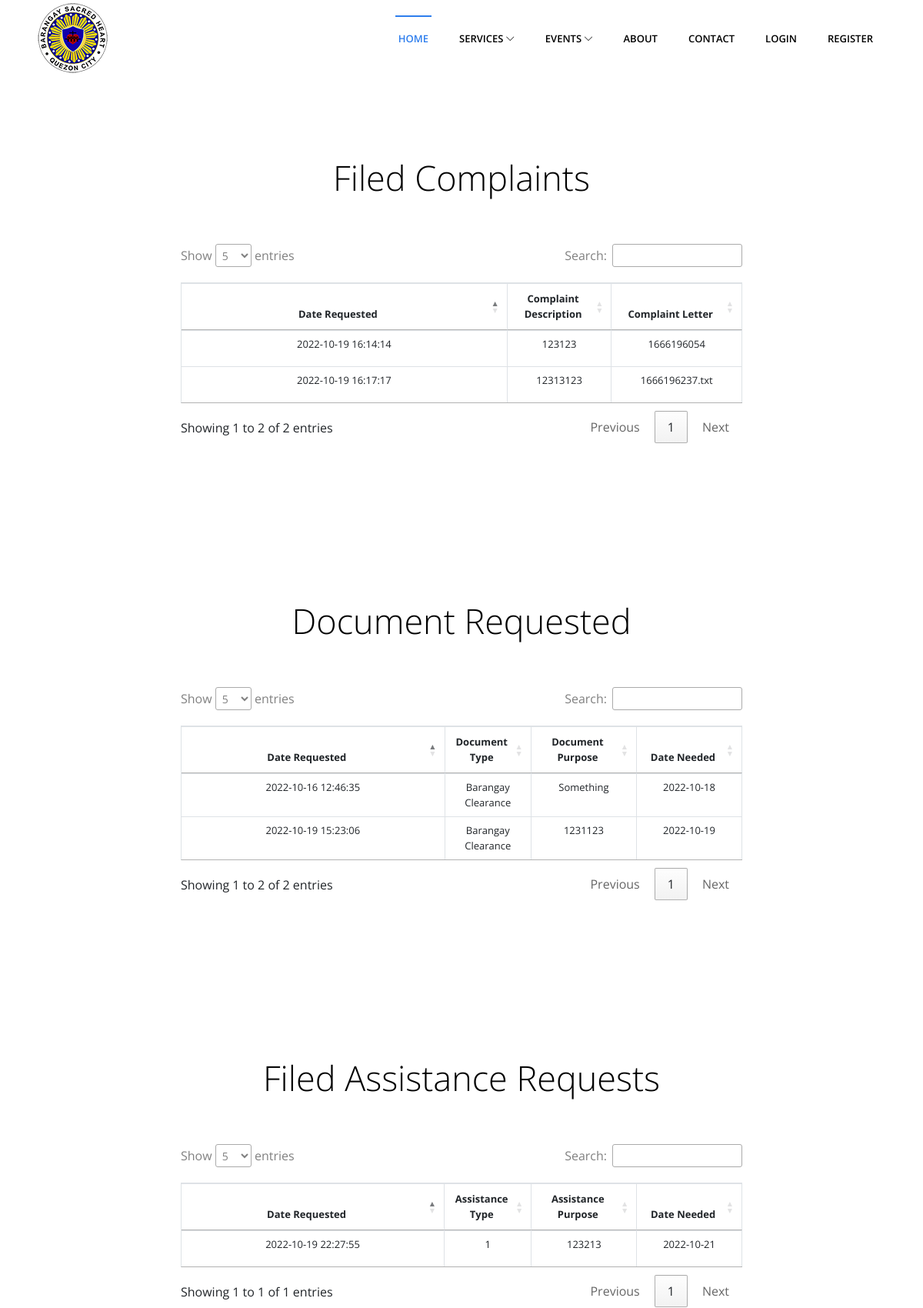
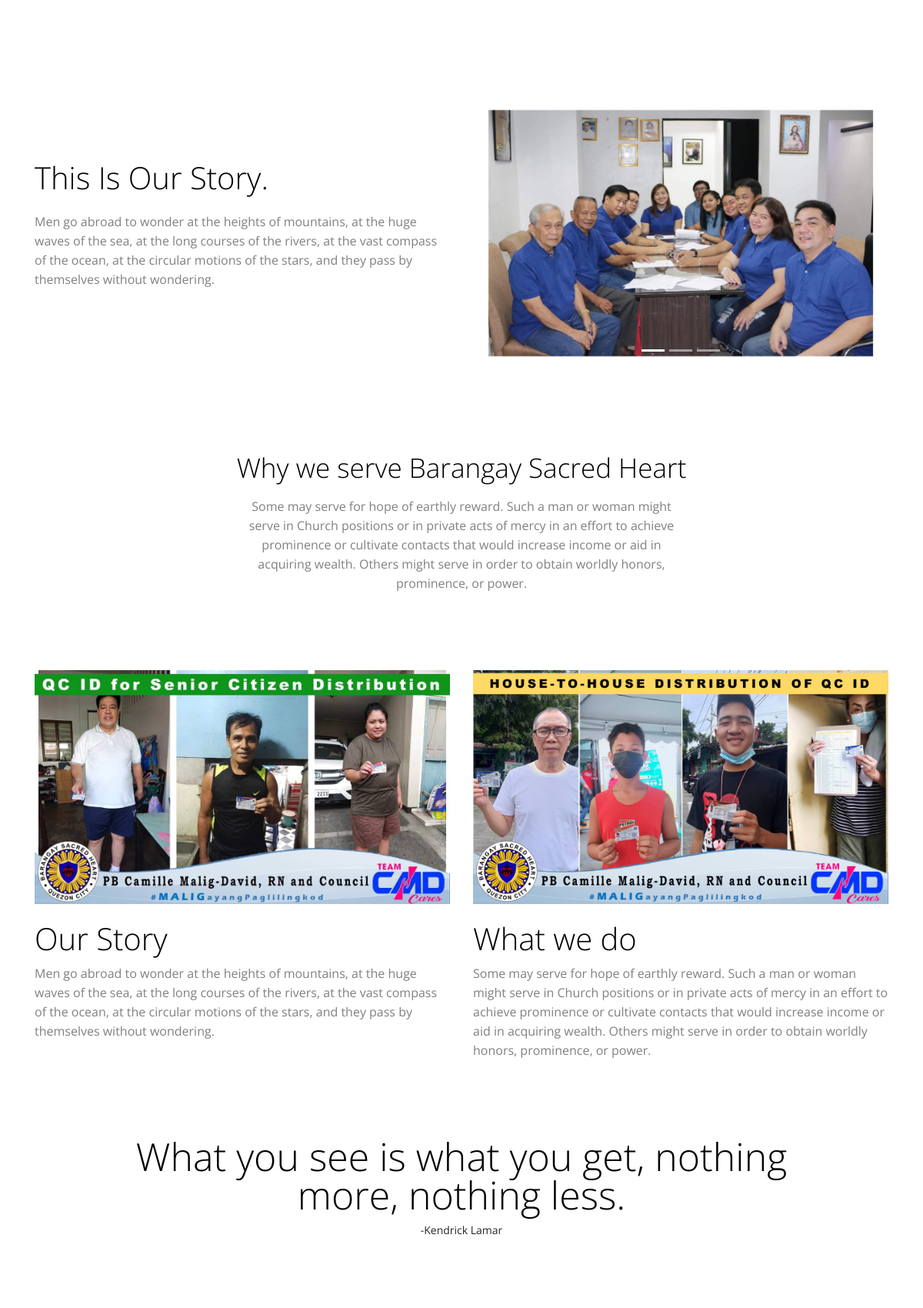
Page /index.php/home/my_info (upper part) on the committed database (2 pictures, top to bottom).
### tables this page shows
CREATE TABLE `tbl_complaints` (
  `complaint_id` int(11) NOT NULL,
  `user_id` int(11) NOT NULL,
  `complaint_description` varchar(250) NOT NULL,
  `complaint_letter` varchar(500) NOT NULL,
  `date_created` timestamp NOT NULL DEFAULT current_timestamp() ON UPDATE current_timestamp()
);

CREATE TABLE `tbl_requests` (
  `request_id` int(11) NOT NULL,
  `user_id` int(11) NOT NULL,
  `document_type` varchar(250) NOT NULL,
  `document_purpose` varchar(1000) NOT NULL,
  `date_needed` varchar(100) NOT NULL,
  `date_created` timestamp NOT NULL DEFAULT current_timestamp() ON UPDATE current_timestamp()
);

CREATE TABLE `tbl_assistance` (
  `assistance_id` int(11) NOT NULL,
  `user_id` int(11) NOT NULL,
  `assistance_type` varchar(100) NOT NULL,
  `assistance_purpose` varchar(1000) NOT NULL,
  `date_needed` varchar(100) NOT NULL,
  `date_created` timestamp NOT NULL DEFAULT current_timestamp() ON UPDATE current_timestamp()
);

### application/controllers/Home.php (called while the page is built, shortened)
<?php
class Home extends CI_Controller {
	public function my_info(){
		if($this->session->userdata('usertype') == 1)
		{
			$error = "Register or Login First";
			$this->session->set_userdata('error' , $error);
			redirect('/home', 'refresh');
		}
		else
		{
			$newdata = array(
				'user_id'  => $this->session->userdata('user_id'),
				'username'  => $this->session->userdata('username'),
				'usertype'  => $this->session->userdata('usertype'),
				'email'     => $this->session->userdata('email'),
				'logged_in' => $this->session->userdata('logged_in')
			);
			$info = $this->user_model->users_retrieve($this->session->userdata('user_id'));
			$data['profile'] = array(
				'user_id' => $info[0]->user_id,
				'username' => $info[0]->username,
				'password' => $info[0]->password,
				'usertype' => $info[0]->usertype,
				'email' => $info[0]->email,
				'fname' => $info[0]->fname,
				'mname' => $info[0]->mname,
				'lname' => $info[0]->lname,
				'address' => $info[0]->address,
				'contact' => $info[0]->contact,
				'userfile' => $info[0]->userfile,
				'approved' => $info[0]->approved,
				'date_created' => $info[0]->date_created
			);
			$data['user'] = $newdata;
			$data['error'] = $this->session->userdata('error');
			$data['success'] = $this->session->userdata('success');
			$data['complaints'] = $this->complaints_model->complaint_retrieve($this->session->userdata('user_id'));
			$data['requests'] = $this->requests_model->request_retrieve($this->session->userdata('user_id'));
			$data['assistance'] = $this->assistance_model->assistance_retrieve($this->session->userdata('user_id'));
			$this->load->view('plus/header', $data);
			$this->load->view('my_info', $data);
			$this->load->view('plus/footer', $data);
			$this->session->unset_userdata('error');
			$this->session->unset_userdata('success');
		}
	}
}

### index.php (called while the page is built, shortened)
<?php
require_once BASEPATH.'core/CodeIgniter.php';

### application/models/Complaints_model.php (called while the page is built, shortened)
<?php
class Complaints_model extends CI_Model {
		public function complaint_retrieve($id = null){
            $query = $this->db->get('tbl_complaints');
            return $query->result();
		}
    }
?>

### application/models/Requests_model.php (called while the page is built, shortened)
<?php
class Requests_model extends CI_Model {
		public function request_retrieve($id = null){
            $query = $this->db->get('tbl_requests');
            return $query->result();
		}
    }
?>

### application/models/Assistance_model.php (called while the page is built, shortened)
<?php
class Assistance_model extends CI_Model {
		public function assistance_retrieve($id = null){
            $query = $this->db->get('tbl_assistance');
            return $query->result();
		}
  }
?>

### application/views/my_info.php (the view, shortened to what this page needs)
<section class="section page-title">
	<div class="container">
		<div class="row">
			<div class="col-sm-8 m-auto">
				<h1>Filed Complaints</h1>
				<br> <br>
				<table id="myTable" class="table table-hover table-bordered results" style="font-size: 13px;" width="100%">
				  <thead>
					<tr>
					  <th class="col-md-5 col-xs-5 text-center">Date Requested</th>
					  <th class="col-md-1 col-xs-2 text-center">Complaint Description</th>
					  <th class="col-md-2 col-xs-2 text-center">Complaint Letter</th>
					</tr>
				  </thead>
				  <tbody>
					<?php foreach($complaints as $complaint) { ?>
					<tr>
						<td style="height: 30px;" class="text-center"><?php echo $complaint->date_created; ?></td>
						<td style="height: 30px;" class="text-center"><?php echo $complaint->complaint_description; ?></td>
						<td style="height: 30px;" class="text-center"><a href="<?php echo base_url() . $complaint->complaint_letter; ?>"><?php echo $complaint->complaint_letter; ?></a></td>
					</tr>
					<?php } ?>
				  </tbody>
				</table>
			</div>
		</div>
	</div>
</section>
<section class="section page-title">
	<div class="container">
		<div class="row">
			<div class="col-sm-8 m-auto">
				<h1>Document Requested</h1>
				<br> <br>
				<table id="myTable1" class="table table-hover table-bordered results" style="font-size: 13px;" width="100%">
				  <thead>
					<tr>
					  <th class="col-md-5 col-xs-5 text-center">Date Requested</th>
					  <th class="col-md-1 col-xs-2 text-center">Document Type</th>
					  <th class="col-md-2 col-xs-2 text-center">Document Purpose</th>
					  <th class="col-md-2 col-xs-2 text-center">Date Needed</th>
					</tr>
				  </thead>
				  <tbody>
					<?php foreach($requests as $request) { ?>
					<tr>
						<td style="height: 30px;" class="text-center"><?php echo $request->date_created; ?></td>
						<td style="height: 30px;" class="text-center"><?php echo $request->document_type; ?></td>
						<td style="height: 30px;" class="text-center"><?php echo $request->document_purpose; ?></td>
						<td style="height: 30px;" class="text-center"><?php echo $request->date_needed; ?></td>
					</tr>
					<?php } ?>
				  </tbody>
				</table>
			</div>
		</div>
	</div>
</section>
<section class="section page-title">
	<div class="container">
		<div class="row">
			<div class="col-sm-8 m-auto">
				<h1>Filed Assistance Requests</h1>
				<br> <br>
				<table id="myTable2" class="table table-hover table-bordered results" style="font-size: 13px;" width="100%">
				  <thead>
					<tr>
					  <th class="col-md-5 col-xs-5 text-center">Date Requested</th>
					  <th class="col-md-1 col-xs-2 text-center">Assistance Type</th>
					  <th class="col-md-2 col-xs-2 text-center">Assistance Purpose</th>
					  <th class="col-md-2 col-xs-2 text-center">Date Needed</th>
					</tr>
				  </thead>
				  <tbody>
					<?php foreach($assistance as $assist) { ?>
					<tr>
						<td style="height: 30px;" class="text-center"><?php echo $assist->date_created; ?></td>
						<td style="height: 30px;" class="text-center"><?php echo $assist->assistance_type; ?></td>
						<td style="height: 30px;" class="text-center"><?php echo $assist->assistance_purpose; ?></td>
						<td style="height: 30px;" class="text-center"><?php echo $assist->date_needed; ?></td>
					</tr>
					<?php } ?>
				  </tbody>
				</table>
			</div>
		</div>
	</div>
</section>
<section class="section about p-0">
	<div class="container">
		<div class="row">
			<div class="col-lg-6 align-self-center">
				<div class="content text-center text-lg-left">
					<h2>This is our story.</h2>
					<p>Men go abroad to wonder at the heights of mountains,
					at the huge waves of the sea, at the long courses of the rivers,
					at the vast compass of the ocean, at the circular motions of the stars,
					and they pass by themselves without wondering.</p>
				</div>
			</div>
			<div id="carouselOfficial" class="col-lg-6 mt-4 carousel slide" data-ride="carousel">
				<ol class="carousel-indicators">
					<li data-target="#carouselOfficial" data-slide-to="0" class="active"></li>
					<li data-target="#carouselOfficial" data-slide-to="1"></li>
					<li data-target="#carouselOfficial" data-slide-to="2"></li>
				</ol>
				<div class="about-slider carousel-inner">
					<div class="item carousel-item active">
						<img class="w-100" style="height: 320px;" src="<?php echo base_url(); ?>assets/images/officials/official_01.jpg" alt="slider-image">
					</div>
				</div>
			</div>
		</div>
	</div>
</section>
<section class="section">
	<div class="container">
		<div class="row">
			<div class="col-12">
				<div class="section-title mb-0">
					<h2>Why we serve Barangay Sacred Heart</h2>
					<p>Some may serve for hope of earthly reward.
					Such a man or woman might serve in Church positions or in private acts of mercy in an
					effort to achieve prominence or cultivate contacts that would increase income or aid in acquiring
					wealth. Others might serve in order to obtain worldly honors, prominence, or power.</p>
				</div>
			</div>
		</div>
	</div>
</section>
<section class="section create-stories pt-0">
	<div class="container">
		<div class="row">
			<div class="col-lg-6">
				<div class="block">
					<img class="img-fluid" src="<?php echo base_url(); ?>assets/images/events/event_04.jpg" alt="Story-Image">
					<h2>Our Story</h2>
					<p>Men go abroad to wonder at the heights of mountains,
					at the huge waves of the sea, at the long courses of the rivers,
					at the vast compass of the ocean, at the circular motions of the stars,
					and they pass by themselves without wondering.</p>
				</div>
			</div>
			<div class="col-lg-6 mt-5 mt-lg-0">
				<div class="block">
					<img class="img-fluid" src="<?php echo base_url(); ?>assets/images/events/event_06.jpg" alt="Story-Image">
					<h2>What we do</h2>
					<p>Some may serve for hope of earthly reward.
					Such a man or woman might serve in Church positions or in private acts of mercy in an
					effort to achieve prominence or cultivate contacts that would increase income or aid in acquiring
					wealth. Others might serve in order to obtain worldly honors, prominence, or power.</p>
				</div>
			</div>
		</div>
	</div>
</section>
<section class="section quotes pt-0">
	<div class="container">
		<div class="row">
			<div class="col-10 m-auto text-center">
				<div class="quote-slider">
					<div class="item mb-4">
						<h2>What you see is what you get, nothing more, nothing less.</h2>
						<cite class="ml-0">-Kendrick Lamar</cite>
					</div>
				</div>
			</div>
		</div>
	</div>
</section>

### application/views/plus/header.php (shortened to what this page needs)
<!DOCTYPE html>
<html lang="en">
<head>
	<link rel="stylesheet" href="https://cdn.jsdelivr.net/npm/bootstrap@4.6.2/dist/css/bootstrap.min.css"><link href="<?php echo base_url(); ?>assets/plugins/slick/slick.css" rel="stylesheet">
	<link href="<?php echo base_url(); ?>assets/plugins/themify-icons/themify-icons.css" rel="stylesheet">
	<link href="<?php echo base_url(); ?>assets/plugins/slick/slick-theme.css" rel="stylesheet">
	<link href="<?php echo base_url(); ?>assets/plugins/fancybox/jquery.fancybox.min.css" rel="stylesheet">
	<link href="<?php echo base_url(); ?>assets/plugins/aos/aos.css" rel="stylesheet">
	<link href="https://cdn.jsdelivr.net/npm/notyf@3/notyf.min.css" rel="stylesheet">
	<link href="https://cdn.datatables.net/1.12.1/css/jquery.dataTables.min.css" rel="stylesheet">
	<link href="https://cdn.datatables.net/1.12.1/css/dataTables.bootstrap4.min.css" rel="stylesheet">
	<link href="<?php echo base_url(); ?>assets/css/style.css" rel="stylesheet">
</head>
<body class="body-wrapper" data-spy="scroll" data-target=".privacy-nav">
	<nav class="navbar main-nav navbar-expand-lg px-2 px-sm-0 py-2 py-lg-0">
		<div class="container">
			<a class="navbar-brand" href="<?php echo base_url(); ?>"><img alt="logo" src="<?php echo base_url(); ?>assets/images/logo.png"></a>
			<div class="collapse navbar-collapse" id="navbarNav">
				<ul class="navbar-nav ml-auto">
					<li class="nav-item active @@home">
						<a class="nav-link" href="<?php echo base_url(); ?>">Home</a>
					</li>
					<?php if($user['usertype'] == 2 ){?>
					<li class="nav-item dropdown @@Provide">
						<a class="nav-link dropdown-toggle" data-toggle="dropdown" href="#">Provide Service <span><i class="ti-angle-down"></i></span></a>
						<ul class="dropdown-menu">
							<li>
								<a class="dropdown-item @@team" href="<?php echo base_url(); ?>provide/verification">Verify Resident</a>
							</li>
							<li>
								<a class="dropdown-item @@career" href="<?php echo base_url(); ?>provide/complaints">View Complaints</a>
							</li>
							<li>
								<a class="dropdown-item @@blog" href="<?php echo base_url(); ?>provide/information">Edit Barangay Info</a>
							</li>
						</ul>
					</li>
					<?php } else { ?>
					<li class="nav-item dropdown @@services">
						<a class="nav-link dropdown-toggle" data-toggle="dropdown" href="#">Services <span><i class="ti-angle-down"></i></span></a>
					</li>
					<?php } ?>
					<li class="nav-item dropdown @@events">
						<a class="nav-link dropdown-toggle" data-toggle="dropdown" href="#">Events <span><i class="ti-angle-down"></i></span></a>
					</li>
					<li class="nav-item @@about">
						<a class="nav-link" href="<?php echo base_url(); ?>home/about">About</a>
					</li>
					<li class="nav-item @@contact">
						<a class="nav-link" href="<?php echo base_url(); ?>home/contact">Contact</a>
					</li>
					<?php if($user['logged_in'] == false ){?>
					<li class="nav-item @@login">
						<a class="nav-link" data-target="#LoginModal" data-toggle="modal" href="#">Login</a>
					</li>
					<li class="nav-item @@register">
						<a class="nav-link" href="<?php echo base_url(); ?>home/register">Register</a>
					</li>
					<?php } ?>
				</ul>
			</div>
		</div>
	</nav>

### application/views/plus/footer.php (shortened to what this page needs)
	</body>
</html>

### assets/css/style.css (style rules this page uses)
body { font-family: "Open Sans", sans-serif; -webkit-font-smoothing: antialiased; }
h1, h2, h3, h4, h5, h6 { font-family: "Open Sans", sans-serif; color: #000; font-weight: 300; }
h1 { font-size: 45px; line-height: 61px; }
h2 { font-size: 40px; line-height: 50px; }
p, li, blockquote, label { font-size: 16px; letter-spacing: 0; line-height: 25px; color: #808080; margin-bottom: 0; }
cite { font-size: 14px; font-style: normal; }
body { overflow-x: hidden; }
a { font-size: inherit; color: inherit; }
.section { padding: 100px 0; }
.section-title { text-align: center; margin-bottom: 80px; }
.section-title h2 { font-size: 35px; margin-bottom: 13px; }
.section-title p { width: 50%; margin: 0 auto; }
.page-title { text-align: center; }
.main-nav { background: #fff; z-index: 1; }
.main-nav .navbar-brand { padding: 0; }
.main-nav .navbar-nav .nav-item { position: relative; font-family: "Open Sans", sans-serif; }
.main-nav .navbar-nav .nav-item .nav-link { position: relative; text-align: center; font-size: 13px; text-transform: uppercase; font-weight: 600; color: #000; padding-left: 20px; padding-right: 20px; line-height: 45px; }
.main-nav .navbar-nav .nav-item .nav-link span i { font-size: 11px; }
.main-nav .navbar-nav .nav-item.active .nav-link { color: #2e7eed; }
.main-nav .navbar-nav .nav-item.active .nav-link:before { content: ""; background: #2e7eed; width: 60%; height: 2px; position: absolute; top: 0; left: 20%; }
.main-nav .dropdown { position: relative; }
.dropdown-toggle::after { display: none; }
.about .content h2 { margin-bottom: 20px; text-transform: capitalize; }
.about .about-slider .item { padding: 20px; }
.create-stories .block img { width: 100%; margin-bottom: 20px; }
.quotes .quote-slider h2 { font-size: 50px; }
.quotes .quote-slider cite { margin-left: 150px; font-style: normal; }

### rows in the picture
tbl_complaints: date_created "2022-10-19 16:14:14", complaint_description "123123", complaint_letter "1666196054"
tbl_complaints: date_created "2022-10-19 16:17:17", complaint_description "12313123", complaint_letter "1666196237.txt"
tbl_requests: date_created "2022-10-16 12:46:35", document_type "Barangay Clearance", document_purpose "Something", date_needed "2022-10-18"
tbl_requests: date_created "2022-10-19 15:23:06", document_type "Barangay Clearance", document_purpose "1231123", date_needed "2022-10-19"
tbl_assistance: date_created "2022-10-19 22:27:55", assistance_type "1", assistance_purpose "123213", date_needed "2022-10-21"
